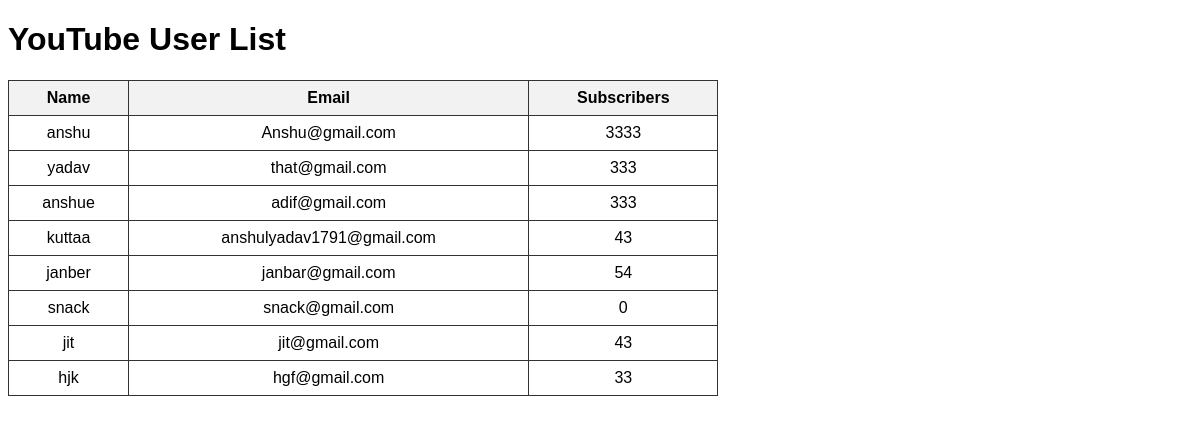
/users/, run on the app's committed database.
### memory/models.py (models this page shows, shortened)
class YouTubeUser(models.Model):
    name = models.CharField(max_length=100)
    email = models.EmailField(unique=True)
    subscribers = models.IntegerField(default=0)

### memory/views.py (the view)
# urls.py: path('users/', views.users_list, name='users_list'),
def users_list(request):
    users = cache.get('users_data')
    if users is None:
        print('cache miss: data from database')
        users = list(YouTubeUser.objects.all())
        cache.set('users_data', users, timeout=60)
    else:
        print('cache hit: fetching data from cache')
    return render(request, 'users_list.html', {'users': users})

### memory/templates/users_list.html (shortened to what this page needs)
<!DOCTYPE html>
<html lang="en">
<head>
</head>
<body>
    <h1>YouTube User List</h1>
    {% if users %}
    <table>
        <tr>
            <th>Name</th>
            <th>Email</th>
            <th>Subscribers</th>
        </tr>
        {% for user in users %}
        <tr>
            <td>{{ user.name }}</td>
            <td>{{ user.email }}</td>
            <td>{{ user.subscribers }}</td>
        </tr>
        {% endfor %}
    </table>
    {% else %}
        <p>No users found.</p>
    {% endif %}
</body>
</html>

### memory/templates/users_list.html (style rules this page uses)
body { font-family: Arial, sans-serif; }
table { border-collapse: collapse; width: 60%; }
th, td { border: 1px solid #333; padding: 8px; text-align: center; }
th { background-color: #f2f2f2; }

### data on the page
YouTubeUser: name "anshu", email "Anshu@gmail.com", subscribers "3333"
YouTubeUser: name "yadav", email "that@gmail.com", subscribers "333"
YouTubeUser: name "anshue", email "adif@gmail.com", subscribers "333"
YouTubeUser: name "kuttaa", email "anshulyadav1791@gmail.com", subscribers "43"
YouTubeUser: name "janber", email "janbar@gmail.com", subscribers "54"
YouTubeUser: name "snack", email "snack@gmail.com", subscribers "0"
YouTubeUser: name "jit", email "jit@gmail.com", subscribers "43"
YouTubeUser: name "hjk", email "hgf@gmail.com", subscribers "33"
